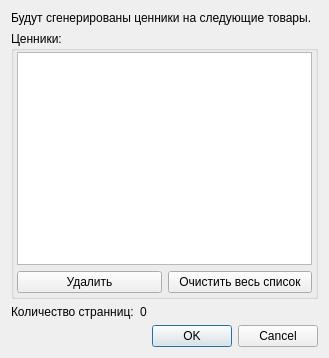
<?xml version="1.0" encoding="UTF-8"?>
<ui version="4.0">
 <class>PricetagDialog</class>
 <widget class="QDialog" name="PricetagDialog">
  <property name="geometry">
   <rect>
    <x>0</x>
    <y>0</y>
    <width>304</width>
    <height>358</height>
   </rect>
  </property>
  <property name="windowTitle">
   <string>Генерирование ценников</string>
  </property>
  <layout class="QGridLayout" name="gridLayout">
   <item row="0" column="0" colspan="3">
    <widget class="QLabel" name="lblInfo">
     <property name="sizePolicy">
      <sizepolicy hsizetype="Preferred" vsizetype="Fixed">
       <horstretch>0</horstretch>
       <verstretch>0</verstretch>
      </sizepolicy>
     </property>
     <property name="text">
      <string>Будут сгенерированы ценники на следующие товары.</string>
     </property>
    </widget>
   </item>
   <item row="1" column="0" colspan="4">
    <widget class="QGroupBox" name="gbPricetags">
     <property name="title">
      <string>Ценники:</string>
     </property>
     <layout class="QGridLayout" name="gridLayout_2">
      <property name="leftMargin">
       <number>3</number>
      </property>
      <property name="topMargin">
       <number>1</number>
      </property>
      <property name="rightMargin">
       <number>3</number>
      </property>
      <property name="bottomMargin">
       <number>3</number>
      </property>
      <item row="1" column="0">
       <widget class="QPushButton" name="btnRemoveTag">
        <property name="text">
         <string>Удалить</string>
        </property>
       </widget>
      </item>
      <item row="1" column="1">
       <widget class="QPushButton" name="btnClearTags">
        <property name="text">
         <string>Очистить весь список</string>
        </property>
       </widget>
      </item>
      <item row="0" column="0" colspan="2">
       <widget class="QTableWidget" name="twTags">
        <property name="selectionMode">
         <enum>QAbstractItemView::SingleSelection</enum>
        </property>
        <property name="selectionBehavior">
         <enum>QAbstractItemView::SelectRows</enum>
        </property>
        <attribute name="horizontalHeaderStretchLastSection">
         <bool>true</bool>
        </attribute>
        <attribute name="verticalHeaderDefaultSectionSize">
         <number>19</number>
        </attribute>
       </widget>
      </item>
     </layout>
    </widget>
   </item>
   <item row="3" column="0">
    <widget class="QLabel" name="lblInfoPages">
     <property name="sizePolicy">
      <sizepolicy hsizetype="Preferred" vsizetype="Maximum">
       <horstretch>0</horstretch>
       <verstretch>0</verstretch>
      </sizepolicy>
     </property>
     <property name="text">
      <string>Количество странниц:</string>
     </property>
    </widget>
   </item>
   <item row="4" column="1" colspan="3">
    <widget class="QDialogButtonBox" name="btnBox">
     <property name="orientation">
      <enum>Qt::Horizontal</enum>
     </property>
     <property name="standardButtons">
      <set>QDialogButtonBox::Cancel|QDialogButtonBox::Ok</set>
     </property>
    </widget>
   </item>
   <item row="3" column="1" colspan="3">
    <widget class="QLabel" name="lblCountOfPages">
     <property name="sizePolicy">
      <sizepolicy hsizetype="Preferred" vsizetype="Maximum">
       <horstretch>0</horstretch>
       <verstretch>0</verstretch>
      </sizepolicy>
     </property>
     <property name="text">
      <string>0</string>
     </property>
    </widget>
   </item>
  </layout>
 </widget>
 <resources/>
 <connections>
  <connection>
   <sender>btnBox</sender>
   <signal>accepted()</signal>
   <receiver>PricetagDialog</receiver>
   <slot>accept()</slot>
   <hints>
    <hint type="sourcelabel">
     <x>248</x>
     <y>254</y>
    </hint>
    <hint type="destinationlabel">
     <x>157</x>
     <y>274</y>
    </hint>
   </hints>
  </connection>
  <connection>
   <sender>btnBox</sender>
   <signal>rejected()</signal>
   <receiver>PricetagDialog</receiver>
   <slot>reject()</slot>
   <hints>
    <hint type="sourcelabel">
     <x>316</x>
     <y>260</y>
    </hint>
    <hint type="destinationlabel">
     <x>286</x>
     <y>274</y>
    </hint>
   </hints>
  </connection>
 </connections>
</ui>
